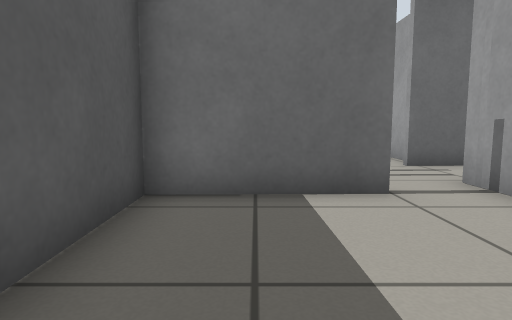
View 1 (above)

12 first-person views from a walk through a robot-simulator world made for Gazebo. The camera is 0.5 m above the floor, tilts 6° down and sees 75° across. The floor is counted in squares, 0.5 m on a side. Each view is taken from the middle of a square. On the plan, view 1 faces up. The plan holds only what a view shows up to about 12 squares ahead; the rest is blank.

View 2
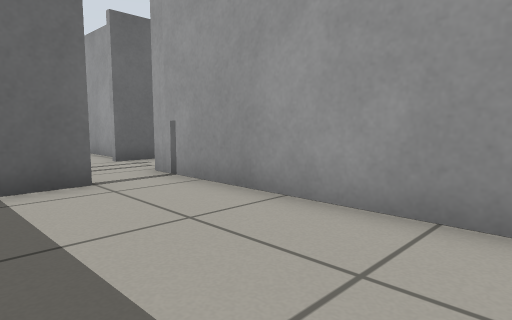

View 3
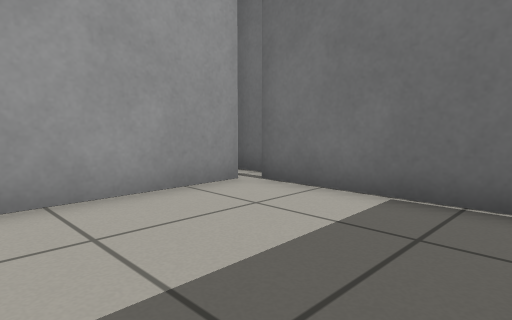

View 4
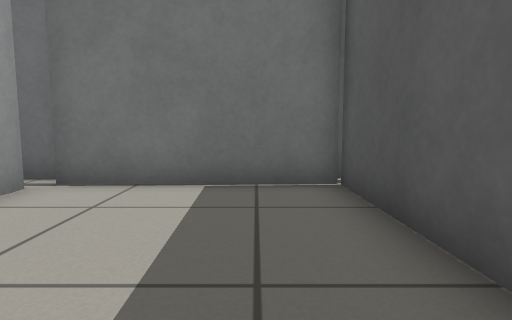

View 5
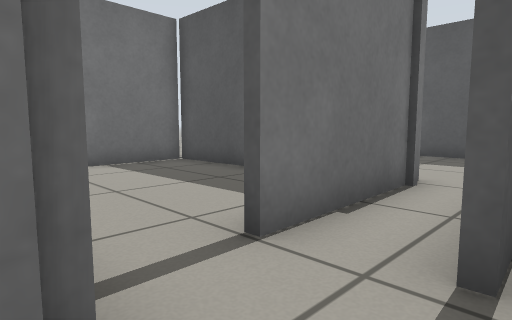

View 6
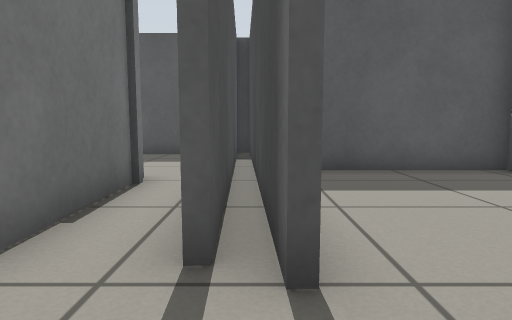

View 7
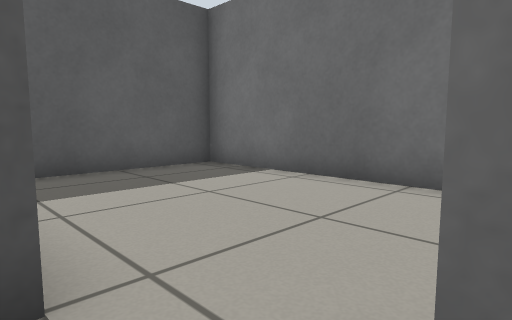

View 8
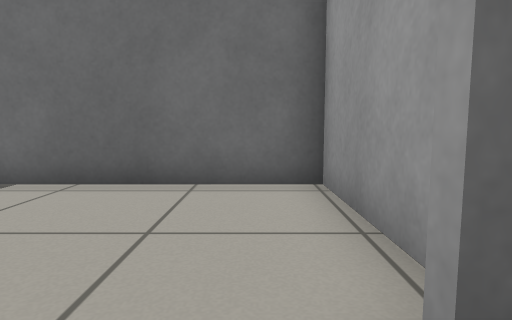

View 9
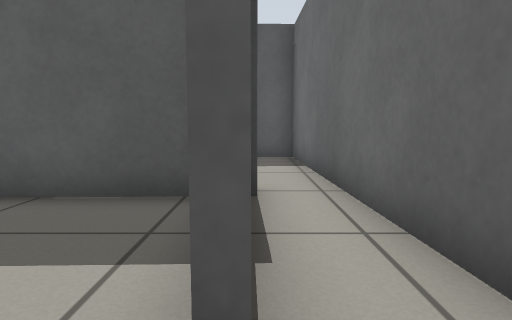

View 10
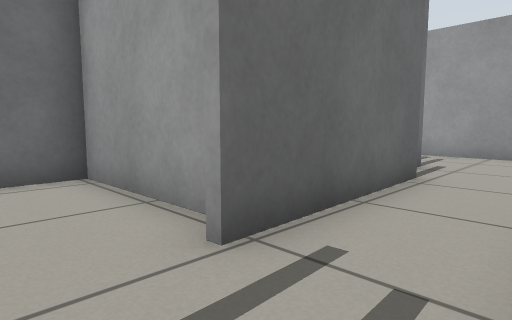

View 11
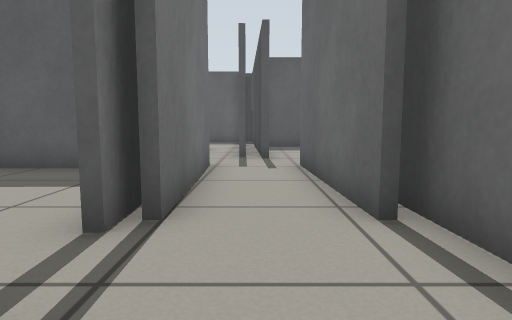

View 12
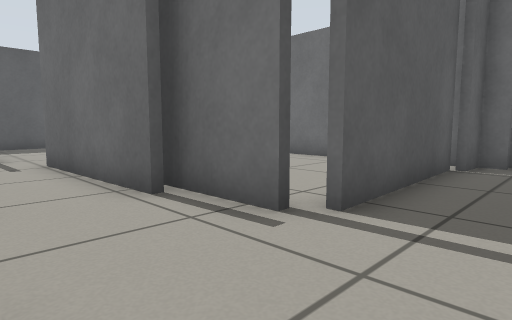

### Floor plan
Points are (right, up) in squares from view 1. A wall is a line through its corners. A room is listed if a view was taken in it or the views show most of it. See-through windows are left out.
Room 1 (views 1, 2, 3, 4, 9, 10)
walls: (1.9, 4.8) (-1.6, 4.7) (-1.4, -1.6) (3.3, -1.5); (3.6, -1.2) (3.6, 5.8); (-2.3, 4.9) (1.9, 5); (2.2, 7.2) (-7.3, 6.8)
ways out: opening at (3, 5.5) to room 3
Room 2 (views 5, 6, 7)
walls: (7.8, 5.6) (9, 5.6); (8.7, 8.3) (3.7, 8.1); (10.6, 8.9) (7.8, 8.8); (3.6, 5.8) (8.6, 6)
ways out: opening at (4, 7) to room 3; opening at (11, 7) to room 4; opening at (10, 5)
Room 3 (view 8)
walls: (4.2, 8.9) (4.1, 12.6) (-3.3, 12.5) (-3.3, 8.3); (-3, 6.5) (1.7, 6.7)
ways out: opening at (3, 5.5) to room 1; opening at (4, 7) to room 2
Room 4 (views 11, 12)
walls: (13.7, 7.5) (13.7, 10); (10.9, 14.2) (11, 9.3); (11.8, 15.1) (11.2, 15.1) (11.2, 14.1)
ways out: opening at (11, 7) to room 2

Where each view was taken, in squares from view 1:
view 1: 0 up, 0 right, facing up
view 2: 1 down, 0 right, facing up-right
view 3: 3 up, 1 left, facing down-right
view 4: 4 up, 0 right, facing down
view 5: 7 up, 4 right, facing down-left
view 6: 7 up, 4 right, facing left
view 7: 7 up, 4 right, facing up-left
view 8: 7 up, 3 right, facing up
view 9: 5 up, 3 right, facing left
view 10: 6 up, 2 right, facing up-right
view 11: 7 up, 12 right, facing left
view 12: 6 up, 13 right, facing up-left
